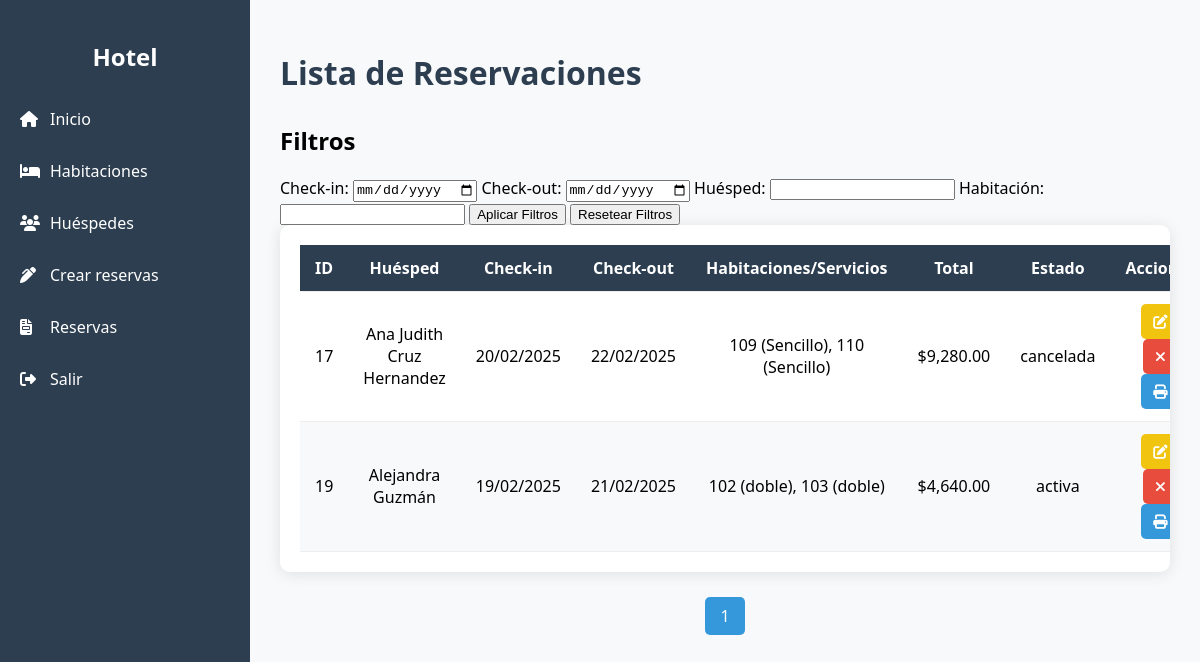
Page /recibos.php on the committed database.
### tables this page shows
CREATE TABLE `recibos` (
  `id` int(11) NOT NULL,
  `id_huesped` int(11) NOT NULL,
  `check_in` date NOT NULL,
  `check_out` date NOT NULL,
  `total_pagar` decimal(10,2) NOT NULL,
  `tipo_pago` enum('tarjeta','transferencia','efectivo') NOT NULL,
  `created_at` timestamp NOT NULL DEFAULT current_timestamp(),
  `estado` varchar(20) DEFAULT 'activa'
);

CREATE TABLE `huespedes` (
  `id` int(11) NOT NULL,
  `rfc` varchar(13) NOT NULL,
  `nombre` varchar(100) NOT NULL,
  `telefono` varchar(20) DEFAULT NULL,
  `correo` varchar(100) DEFAULT NULL,
  `tipo_huesped` enum('persona','empresa') NOT NULL DEFAULT 'persona',
  `nombre_empresa` varchar(255) DEFAULT NULL,
  `logo` varchar(255) DEFAULT NULL
);

### recibos.php (the view, shortened to what this page needs)
<?php
require 'config.php';
$registros_por_pagina = 10;
$pagina_actual = isset($_GET['pagina']) ? (int)$_GET['pagina'] : 1;
$inicio = ($pagina_actual > 1) ? ($pagina_actual * $registros_por_pagina) - $registros_por_pagina : 0;
$check_in = isset($_GET['check_in']) ? $_GET['check_in'] : '';
$check_out = isset($_GET['check_out']) ? $_GET['check_out'] : '';
$huesped = isset($_GET['huesped']) ? $_GET['huesped'] : '';
$habitacion = isset($_GET['habitacion']) ? $_GET['habitacion'] : '';
$sql = "SELECT r.*, h.nombre as nombre_huesped, GROUP_CONCAT(e.nombre SEPARATOR ', ') as elementos_nombres
        FROM recibos r
        JOIN huespedes h ON r.id_huesped = h.id
        LEFT JOIN detalles_reserva dr ON r.id = dr.reserva_id
        LEFT JOIN elementos e ON dr.elemento_id = e.id
        WHERE 1=1";
$params = [];
$sql .= " GROUP BY r.id
          LIMIT $inicio, $registros_por_pagina";
$stmt = $pdo->prepare($sql);
$stmt->execute($params);
$reservaciones = $stmt->fetchAll();
$sql_count = "SELECT COUNT(*) FROM recibos r
              JOIN huespedes h ON r.id_huesped = h.id
              LEFT JOIN detalles_reserva dr ON r.id = dr.reserva_id
              LEFT JOIN elementos e ON dr.elemento_id = e.id
              WHERE 1=1";
$stmt_count = $pdo->prepare($sql_count);
$stmt_count->execute($params);
$total_reservas = $stmt_count->fetchColumn();
$paginas = ceil($total_reservas / $registros_por_pagina);
?>
<!DOCTYPE html>
<html lang="es">
<head>
    <link rel="stylesheet" href="https://cdnjs.cloudflare.com/ajax/libs/font-awesome/6.4.0/css/all.min.css">
</head>
<body>
<nav class="menu-lateral">
    <h2>Hotel</h2>
    <ul>
        <li><a href="index.php"><i class="fas fa-home"></i>Inicio</a></li>
        <li><a href="habitaciones.php"><i class="fas fa-bed"></i>Habitaciones</a></li>
        <li><a href="huespedes.php"><i class="fas fa-users"></i>Huéspedes</a></li>
        <li><a href="Crear_Recibo.php"><i class="fas fa-pen-alt"></i>Crear reservas</a></li>
        <li><a href="recibos.php"><i class="fas fa-file-invoice"></i>Reservas</a></li>
        <li><a href="index.php"><i class="fas fa-sign-out-alt"></i>Salir</a></li>
    </ul>
</nav>
<main class="contenido">
    <h1>Lista de Reservaciones</h1>
    <div class="filtros">
        <h2>Filtros</h2>
        <form id="formulario-filtros" method="get">
            <label for="check_in">Check-in:</label>
            <input type="date" id="check_in" name="check_in" value="<?= htmlspecialchars($check_in) ?>">
            <label for="check_out">Check-out:</label>
            <input type="date" id="check_out" name="check_out" value="<?= htmlspecialchars($check_out) ?>">
            <label for="huesped">Huésped:</label>
            <input type="text" id="huesped" name="huesped" value="<?= htmlspecialchars($huesped) ?>">
            <label for="habitacion">Habitación:</label>
            <input type="text" id="habitacion" name="habitacion" value="<?= htmlspecialchars($habitacion) ?>">
            <button type="submit">Aplicar Filtros</button>
            <button type="button" onclick="resetFiltros()">Resetear Filtros</button>
        </form>
    </div>
    <div class="tabla-contenedor">
        <table>
            <thead>
                <tr>
                    <th>ID</th>
                    <th>Huésped</th>
                    <th>Check-in</th>
                    <th>Check-out</th>
                    <th>Habitaciones/Servicios</th>
                    <th>Total</th>
                    <th>Estado</th>
                    <th>Acciones</th>
                </tr>
            </thead>
            <tbody>
                <?php foreach ($reservaciones as $reserva): ?>
                <tr>
                    <td><?= $reserva['id'] ?></td>
                    <td><?= htmlspecialchars($reserva['nombre_huesped']) ?></td>
                    <td><?= date('d/m/Y', strtotime($reserva['check_in'])) ?></td>
                    <td><?= date('d/m/Y', strtotime($reserva['check_out'])) ?></td>
                    <td><?= htmlspecialchars($reserva['elementos_nombres']) ?></td>
                    <td>$<?= number_format($reserva['total_pagar'], 2) ?></td>
                    <td><?= htmlspecialchars($reserva['estado']) ?></td>
                    <td class="acciones">
                        <a href="editar_reserva.php?id=<?= $reserva['id'] ?>" class="btn-editar">
                            <i class="fas fa-edit"></i>
                        </a>
                        <a href="eliminar_reserva.php?id=<?= $reserva['id'] ?>" class="btn-eliminar"
                           onclick="return confirm('¿Seguro que deseas cancelar esta reservación?')">
                            <i class="fas fa-times"></i>
                        </a>
                        <a href="javascript:void(0)" onclick="imprimirRecibo(<?= $reserva['id'] ?>)" class="btn-imprimir">
                            <i class="fas fa-print"></i>
                        </a>
                    </td>
                </tr>
                <?php endforeach; ?>
            </tbody>
        </table>
    </div>
    <div class="paginacion">
        <?php for ($i = 1; $i <= $paginas; $i++): ?>
            <a href="?<?= http_build_query(array_merge($_GET, ['pagina' => $i])) ?>" class="<?= ($pagina_actual == $i) ? 'activo' : '' ?>"><?= $i ?></a>
        <?php endfor; ?>
    </div>
</main>
</body>
</html>

### recibos.php (style rules this page uses)
:root { --color-primario: #2c3e50; --color-secundario: #3498db; --color-blanco: #ffffff; }
body { font-family: 'Segoe UI', system-ui, sans-serif; margin: 0; padding: 0; background: #f8f9fa; position: relative; min-height: 100vh; }
.menu-lateral { width: 250px; height: 100vh; background: var(--color-primario); padding-top: 20px; position: fixed; left: 0; top: 0; color: var(--color-blanco); transition: transform 0.3s ease; z-index: 999; }
.menu-lateral h2 { text-align: center; margin: 20px 0; font-size: 1.5rem; }
.menu-lateral ul { list-style: none; padding: 0; margin: 0; }
.menu-lateral ul li { padding: 15px 20px; transition: background 0.3s; }
.menu-lateral ul li a { color: var(--color-blanco); text-decoration: none; display: block; font-size: 1rem; }
.menu-lateral ul li i { margin-right: 10px; width: 20px; }
.contenido { margin-left: 250px; padding: 30px; transition: margin 0.3s; }
h1 { color: var(--color-primario); margin-bottom: 30px; font-size: 2rem; }
.tabla-contenedor { background: var(--color-blanco); padding: 20px; border-radius: 10px; box-shadow: 0 2px 15px rgba(0,0,0,0.1); overflow-x: auto; }
table { width: 100%; border-collapse: collapse; min-width: 600px; }
th, td { padding: 12px 15px; border-bottom: 1px solid #eee; text-align: center; }
th { background: var(--color-primario); color: var(--color-blanco); font-weight: 600; }
tr:nth-child(even) { background-color: #f8f9fa; }
.acciones a { text-decoration: none; margin: 0 5px; padding: 8px 12px; border-radius: 5px; color: var(--color-blanco); font-size: 0.9rem; transition: opacity 0.3s; display: inline-block; }
.btn-editar { background: #f1c40f; }
.btn-eliminar { background: #e74c3c; }
.btn-imprimir { background: #3498db; }
.paginacion { margin-top: 25px; text-align: center; display: flex; justify-content: center; flex-wrap: wrap; gap: 5px; }
.paginacion a { padding: 8px 15px; margin: 0 3px; text-decoration: none; color: var(--color-blanco); background: var(--color-primario); border-radius: 5px; transition: background 0.3s; }
.paginacion a.activo { background: var(--color-secundario); cursor: default; }

### rows in the picture
recibos: id "17", id_huesped.nombre "Ana Judith Cruz Hernandez", check_in "20/02/2025", check_out "22/02/2025", elementos_nombres "109 (Sencillo), 110 (Sencillo)", total_pagar "9,280.00", estado "cancelada"
recibos: id "19", id_huesped.nombre "Alejandra Guzmán", check_in "19/02/2025", check_out "21/02/2025", elementos_nombres "102 (doble), 103 (doble)", total_pagar "4,640.00", estado "activa"
